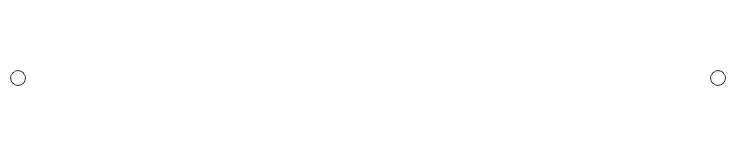
<?xml version="1.0" encoding="UTF-8"?>
<ui version="4.0">
 <class>GraphicsScatterSeriesNode</class>
 <widget class="QWidget" name="GraphicsScatterSeriesNode">
  <property name="geometry">
   <rect>
    <x>0</x>
    <y>0</y>
    <width>730</width>
    <height>150</height>
   </rect>
  </property>
  <property name="windowTitle">
   <string>Form</string>
  </property>
  <property name="styleSheet">
   <string notr="true">background-color: rgba(121, 121, 121,0);</string>
  </property>
  <widget class="QLabel" name="label">
   <property name="geometry">
    <rect>
     <x>0</x>
     <y>0</y>
     <width>731</width>
     <height>151</height>
    </rect>
   </property>
   <property name="cursor">
    <cursorShape>OpenHandCursor</cursorShape>
   </property>
   <property name="styleSheet">
    <string notr="true">border:2px solid rgb(255, 255, 255);
border-radius:5px;</string>
   </property>
   <property name="text">
    <string/>
   </property>
  </widget>
  <widget class="GraphicsDataArrayNode" name="XDataArray" native="true">
   <property name="geometry">
    <rect>
     <x>64</x>
     <y>15</y>
     <width>280</width>
     <height>120</height>
    </rect>
   </property>
   <property name="minimumSize">
    <size>
     <width>280</width>
     <height>120</height>
    </size>
   </property>
   <property name="maximumSize">
    <size>
     <width>280</width>
     <height>120</height>
    </size>
   </property>
   <property name="styleSheet">
    <string notr="true">background-color:rgba(255, 255, 255, 0);

border:0px </string>
   </property>
  </widget>
  <widget class="GraphicsDataArrayNode" name="YDataArray" native="true">
   <property name="geometry">
    <rect>
     <x>350</x>
     <y>15</y>
     <width>280</width>
     <height>120</height>
    </rect>
   </property>
   <property name="minimumSize">
    <size>
     <width>280</width>
     <height>120</height>
    </size>
   </property>
   <property name="maximumSize">
    <size>
     <width>280</width>
     <height>120</height>
    </size>
   </property>
   <property name="styleSheet">
    <string notr="true">background-color:rgba(255, 255, 255, 0);

border:0px </string>
   </property>
  </widget>
  <widget class="QLabel" name="ScatterSeriesName">
   <property name="geometry">
    <rect>
     <x>630</x>
     <y>0</y>
     <width>101</width>
     <height>41</height>
    </rect>
   </property>
   <property name="minimumSize">
    <size>
     <width>30</width>
     <height>0</height>
    </size>
   </property>
   <property name="maximumSize">
    <size>
     <width>160</width>
     <height>120</height>
    </size>
   </property>
   <property name="font">
    <font>
     <family>Arial Rounded MT Bold</family>
     <pointsize>10</pointsize>
    </font>
   </property>
   <property name="layoutDirection">
    <enum>Qt::LeftToRight</enum>
   </property>
   <property name="autoFillBackground">
    <bool>false</bool>
   </property>
   <property name="styleSheet">
    <string notr="true">border:1px solid rgb(255, 255, 255) ;
border-radius:5px;
background-color: rgba(221, 221, 221, 0);
color: rgb(255, 255, 255);</string>
   </property>
   <property name="text">
    <string>序列名</string>
   </property>
   <property name="alignment">
    <set>Qt::AlignCenter</set>
   </property>
   <property name="wordWrap">
    <bool>true</bool>
   </property>
  </widget>
  <widget class="QLabel" name="ScatterSeriesType">
   <property name="geometry">
    <rect>
     <x>630</x>
     <y>110</y>
     <width>101</width>
     <height>41</height>
    </rect>
   </property>
   <property name="minimumSize">
    <size>
     <width>30</width>
     <height>0</height>
    </size>
   </property>
   <property name="maximumSize">
    <size>
     <width>160</width>
     <height>120</height>
    </size>
   </property>
   <property name="font">
    <font>
     <family>Arial Rounded MT Bold</family>
     <pointsize>10</pointsize>
    </font>
   </property>
   <property name="layoutDirection">
    <enum>Qt::LeftToRight</enum>
   </property>
   <property name="autoFillBackground">
    <bool>false</bool>
   </property>
   <property name="styleSheet">
    <string notr="true">border:1px solid rgb(255, 255, 255) ;
border-radius:5px;
background-color: rgba(221, 221, 221, 0);
color: rgb(255, 255, 255);</string>
   </property>
   <property name="text">
    <string>散点图序列</string>
   </property>
   <property name="alignment">
    <set>Qt::AlignCenter</set>
   </property>
   <property name="wordWrap">
    <bool>true</bool>
   </property>
  </widget>
  <widget class="OutputPort" name="outputPort">
   <property name="geometry">
    <rect>
     <x>710</x>
     <y>70</y>
     <width>16</width>
     <height>16</height>
    </rect>
   </property>
   <property name="minimumSize">
    <size>
     <width>0</width>
     <height>0</height>
    </size>
   </property>
   <property name="maximumSize">
    <size>
     <width>16777215</width>
     <height>16777215</height>
    </size>
   </property>
   <property name="cursor">
    <cursorShape>OpenHandCursor</cursorShape>
   </property>
   <property name="styleSheet">
    <string notr="true">QPushButton {
							 border: 1px solid #333333;
							 padding: 4px;
							 border-radius:8px;

							 background-color: rgb(255, 255, 255);
						 }

						 QPushButton:hover {
							 background-color: rgb(52, 167, 255);
							 border-color: #444444;
						 }

						 QPushButton:pressed {
							 background-color: rgb(46, 39, 239);
							 border-color: #333333;
							 color: yellow;
						 }

						 QPushButton:disabled {
							 color: #333333;
						 }</string>
   </property>
   <property name="text">
    <string/>
   </property>
  </widget>
  <widget class="InputPort" name="inputPort">
   <property name="geometry">
    <rect>
     <x>10</x>
     <y>70</y>
     <width>16</width>
     <height>16</height>
    </rect>
   </property>
   <property name="minimumSize">
    <size>
     <width>0</width>
     <height>0</height>
    </size>
   </property>
   <property name="maximumSize">
    <size>
     <width>16777215</width>
     <height>16777215</height>
    </size>
   </property>
   <property name="cursor">
    <cursorShape>OpenHandCursor</cursorShape>
   </property>
   <property name="styleSheet">
    <string notr="true">QPushButton {
							 border: 1px solid #333333;
							 padding: 4px;
							 border-radius:8px;

							 background-color: rgb(255, 255, 255);
						 }

						 QPushButton:hover {
							 background-color: rgb(52, 167, 255);
							 border-color: #444444;
						 }

						 QPushButton:pressed {
							 background-color: rgb(46, 39, 239);
							 border-color: #333333;
							 color: yellow;
						 }

						 QPushButton:disabled {
							 color: #333333;
						 }</string>
   </property>
   <property name="text">
    <string/>
   </property>
  </widget>
 </widget>
 <customwidgets>
  <customwidget>
   <class>InputPort</class>
   <extends>QPushButton</extends>
   <header location="global">NodeShow/GraphicsNode/GraphicsNode/InputPort.h</header>
  </customwidget>
  <customwidget>
   <class>OutputPort</class>
   <extends>QPushButton</extends>
   <header location="global">NodeShow/GraphicsNode/GraphicsNode/OutputPort.h</header>
  </customwidget>
  <customwidget>
   <class>GraphicsDataArrayNode</class>
   <extends>QWidget</extends>
   <header location="global">GraphicsDataArrayNode.h</header>
  </customwidget>
 </customwidgets>
 <resources/>
 <connections/>
</ui>
